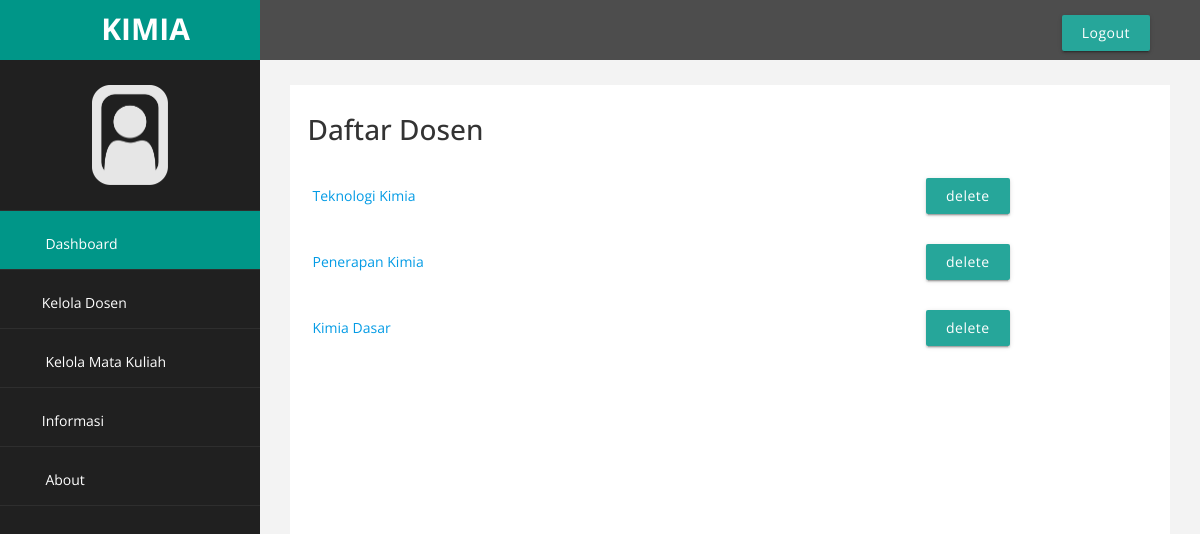
/admin/daftar_mapel.php, run on the app's committed database.
### tables this page shows
CREATE TABLE `mapel` (
  `kode` varchar(8) NOT NULL,
  `nama` varchar(30) NOT NULL,
  `fakultas` varchar(25) NOT NULL,
  `jurusan` varchar(30) NOT NULL,
  `tempat` varchar(80) NOT NULL,
  `hari` varchar(9) NOT NULL,
  `jamawal` time NOT NULL,
  `jamakhir` time NOT NULL
);

### include/global_function.php (called while the page is built, shortened)
<?php
include_once('koneksi.php');
function checkQuery($query){
  return true;
}
function runQuery($query){
  if (checkQuery($query)){
    return $query;
  }
  else {
    return null;
  }
}
function getAllRow($table){
  global $db;
  $row = $db->query("SELECT * FROM ".$table);
  return runQuery($row);
}
?>

### admin/daftar_mapel.php (the view, shortened to what this page needs)
<?php
include_once('../include/sidebar.php');
$arrMapel = getAllRow('mapel');
?>
<!DOCTYPE html>
<html>
  <head>
    <?php include('../include/head.php') ?>
  </head>
  <body>
    <main>
      <div class="row">
        <div class="section col s12 l12">
          <h1 class="judul">Daftar Dosen</h1>
          <table class="responsive-table">
            <?php
            while ($mapel = $arrMapel->fetch_object()) {
              $kode = $mapel->kode;
              $nama = $mapel->nama;
              ?>
              <tbody>
                <tr>
                  <td>
                  <a  href=info_mapel.php?q=<?= $kode ?>>
                    <div class="clicked-list">
                      <?= $nama ?>
                    </div>
                  </a>
                  </td>
                  <td>
                    <div class="center" data-id="<?= $kode ?>" data-class="mapel">
                      <button class="btn waves-effect"  onClick="$(this).TryDelete()">delete</button>
                    </div>
                  </td>
                </tr>
              </tbody>
            <?php
            }
            ?>
          </table>
        </div>
      </div>
    </main>
    <?php include_once('../include/footer.php'); ?>
  </body>
</html>

### assets/css/custom.css (style rules this page uses)
body { font-family: 'Open Sans', sans-serif; }

### data on the page
mapel: nama "Teknologi Kimia"
mapel: nama "Penerapan Kimia"
mapel: nama "Kimia Dasar"

### other printed values
$site_name "KIMIA"
